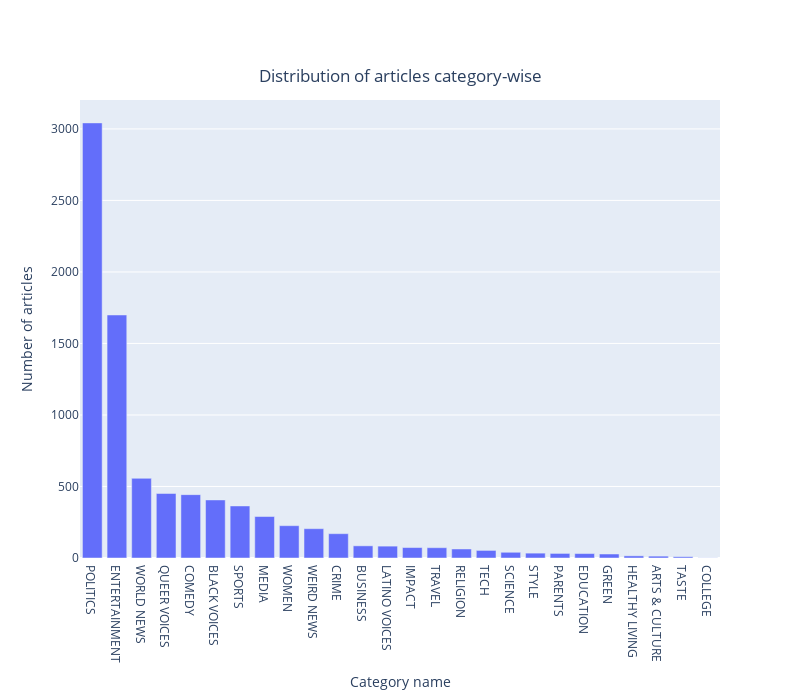

The notebook cell this image was saved under:
### Code cell
fig = go.Figure([go.Bar(x=news_articles["category"].value_counts().index, y=news_articles["category"].value_counts().values)])

fig['layout'].update(title={"text" : 'Distribution of articles category-wise','y':0.9,'x':0.5,'xanchor': 'center','yanchor': 'top'}, xaxis_title="Category name",yaxis_title="Number of articles")

fig.update_layout(width=800,height=700)

fig

### Figure 1 — Plotly figure (JSON) as saved in the notebook; plotly's stock layout.template omitted (floating-point values rounded to 4 significant figures)
{"data": [{"type": "bar", "x": ["POLITICS", "ENTERTAINMENT", "WORLD NEWS", "QUEER VOICES", "COMEDY", "BLACK VOICES", "SPORTS", "MEDIA", "WOMEN", "WEIRD NEWS", "CRIME", "BUSINESS", "LATINO VOICES", "IMPACT", "TRAVEL", "RELIGION", "TECH", "SCIENCE", "STYLE", "PARENTS", "EDUCATION", "GREEN", "HEALTHY LIVING", "ARTS & CULTURE", "TASTE", "COLLEGE"], "y": [3042, 1699, 557, 451, 443, 406, 364, 290, 226, 205, 170, 85, 83, 73, 72, 63, 53, 40, 34, 32, 31, 28, 15, 13, 9, 1]}], "layout": {"height": 700, "title": {"text": "Distribution of articles category-wise", "x": 0.5, "xanchor": "center", "y": 0.9, "yanchor": "top"}, "width": 800, "xaxis": {"title": {"text": "Category name"}}, "yaxis": {"title": {"text": "Number of articles"}}}}
